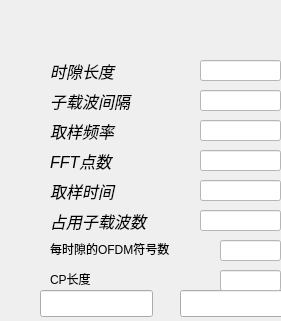
     <widget class="QFrame" name="frame_5">
      <property name="geometry">
       <rect>
        <x>40</x>
        <y>80</y>
        <width>281</width>
        <height>321</height>
       </rect>
      </property>
      <property name="whatsThis">
       <string>&lt;html&gt;&lt;head/&gt;&lt;body&gt;&lt;p&gt;&lt;span style=&quot; font-style:italic;&quot;&gt;dfgfdgd&lt;/span&gt;&lt;/p&gt;&lt;/body&gt;&lt;/html&gt;</string>
      </property>
      <property name="styleSheet">
       <string notr="true"/>
      </property>
      <widget class="QLabel" name="label_31">
       <property name="enabled">
        <bool>true</bool>
       </property>
       <property name="geometry">
        <rect>
         <x>50</x>
         <y>60</y>
         <width>181</width>
         <height>21</height>
        </rect>
       </property>
       <property name="font">
        <font>
         <family>Ubuntu</family>
         <pointsize>12</pointsize>
         <weight>9</weight>
         <italic>true</italic>
         <bold>false</bold>
        </font>
       </property>
       <property name="styleSheet">
        <string notr="true">font: 25 9pt &quot;Ubuntu&quot;;
color: rgb(0, 0, 0);
font: 75 italic 12pt &quot;Ubuntu&quot;;</string>
       </property>
       <property name="text">
        <string>时隙长度</string>
       </property>
      </widget>
      <widget class="QLabel" name="label_41">
       <property name="enabled">
        <bool>true</bool>
       </property>
       <property name="geometry">
        <rect>
         <x>50</x>
         <y>90</y>
         <width>181</width>
         <height>21</height>
        </rect>
       </property>
       <property name="font">
        <font>
         <family>Ubuntu</family>
         <pointsize>12</pointsize>
         <weight>9</weight>
         <italic>true</italic>
         <bold>false</bold>
        </font>
       </property>
       <property name="styleSheet">
        <string notr="true">font: 25 9pt &quot;Ubuntu&quot;;
color: rgb(0, 0, 0);
font: 75 italic 12pt &quot;Ubuntu&quot;;</string>
       </property>
       <property name="text">
        <string>子载波间隔</string>
       </property>
      </widget>
      <widget class="QLabel" name="label_42">
       <property name="enabled">
        <bool>true</bool>
       </property>
       <property name="geometry">
        <rect>
         <x>50</x>
         <y>120</y>
         <width>181</width>
         <height>21</height>
        </rect>
       </property>
       <property name="font">
        <font>
         <family>Ubuntu</family>
         <pointsize>12</pointsize>
         <weight>9</weight>
         <italic>true</italic>
         <bold>false</bold>
        </font>
       </property>
       <property name="styleSheet">
        <string notr="true">font: 25 9pt &quot;Ubuntu&quot;;
color: rgb(0, 0, 0);
font: 75 italic 12pt &quot;Ubuntu&quot;;</string>
       </property>
       <property name="text">
        <string>取样频率</string>
       </property>
      </widget>
      <widget class="QLabel" name="label_43">
       <property name="enabled">
        <bool>true</bool>
       </property>
       <property name="geometry">
        <rect>
         <x>50</x>
         <y>150</y>
         <width>181</width>
         <height>21</height>
        </rect>
       </property>
       <property name="font">
        <font>
         <family>Ubuntu</family>
         <pointsize>12</pointsize>
         <weight>9</weight>
         <italic>true</italic>
         <bold>false</bold>
        </font>
       </property>
       <property name="styleSheet">
        <string notr="true">font: 25 9pt &quot;Ubuntu&quot;;
color: rgb(0, 0, 0);
font: 75 italic 12pt &quot;Ubuntu&quot;;</string>
       </property>
       <property name="text">
        <string>FFT点数</string>
       </property>
      </widget>
      <widget class="QComboBox" name="ofdm_symbol_size">
       <property name="enabled">
        <bool>false</bool>
       </property>
       <property name="geometry">
        <rect>
         <x>200</x>
         <y>150</y>
         <width>81</width>
         <height>21</height>
        </rect>
       </property>
       <property name="styleSheet">
        <string notr="true">background-color: rgb(255, 255, 255);
color: rgb(0, 0, 0);
font: 25 10pt &quot;Ubuntu&quot;;</string>
       </property>
       <item>
        <property name="text">
         <string/>
        </property>
       </item>
       <item>
        <property name="text">
         <string>512</string>
        </property>
       </item>
       <item>
        <property name="text">
         <string>1024</string>
        </property>
       </item>
       <item>
        <property name="text">
         <string>1536</string>
        </property>
       </item>
       <item>
        <property name="text">
         <string>2048</string>
        </property>
       </item>
      </widget>
      <widget class="QLabel" name="label_44">
       <property name="enabled">
        <bool>true</bool>
       </property>
       <property name="geometry">
        <rect>
         <x>50</x>
         <y>180</y>
         <width>181</width>
         <height>21</height>
        </rect>
       </property>
       <property name="font">
        <font>
         <family>Ubuntu</family>
         <pointsize>12</pointsize>
         <weight>9</weight>
         <italic>true</italic>
         <bold>false</bold>
        </font>
       </property>
       <property name="styleSheet">
        <string notr="true">font: 25 9pt &quot;Ubuntu&quot;;
color: rgb(0, 0, 0);
font: 75 italic 12pt &quot;Ubuntu&quot;;</string>
       </property>
       <property name="text">
        <string>取样时间</string>
       </property>
      </widget>
      <widget class="QComboBox" name="sample_time_per_point">
       <property name="enabled">
        <bool>false</bool>
       </property>
       <property name="geometry">
        <rect>
         <x>200</x>
         <y>180</y>
         <width>81</width>
         <height>21</height>
        </rect>
       </property>
       <property name="styleSheet">
        <string notr="true">background-color: rgb(255, 255, 255);
color: rgb(0, 0, 0);
font: 25 10pt &quot;Ubuntu&quot;;</string>
       </property>
       <item>
        <property name="text">
         <string/>
        </property>
       </item>
       <item>
        <property name="text">
         <string>0.13us</string>
        </property>
       </item>
       <item>
        <property name="text">
         <string>0.26us</string>
        </property>
       </item>
       <item>
        <property name="text">
         <string>0.39us</string>
        </property>
       </item>
       <item>
        <property name="text">
         <string>0.52us</string>
        </property>
       </item>
      </widget>
      <widget class="QLabel" name="label_45">
       <property name="enabled">
        <bool>true</bool>
       </property>
       <property name="geometry">
        <rect>
         <x>50</x>
         <y>210</y>
         <width>181</width>
         <height>21</height>
        </rect>
       </property>
       <property name="font">
        <font>
         <family>Ubuntu</family>
         <pointsize>12</pointsize>
         <weight>9</weight>
         <italic>true</italic>
         <bold>false</bold>
        </font>
       </property>
       <property name="styleSheet">
        <string notr="true">font: 25 9pt &quot;Ubuntu&quot;;
color: rgb(0, 0, 0);
font: 75 italic 12pt &quot;Ubuntu&quot;;</string>
       </property>
       <property name="text">
        <string>占用子载波数</string>
       </property>
      </widget>
      <widget class="QComboBox" name="N_RB_UL">
       <property name="enabled">
        <bool>false</bool>
       </property>
       <property name="geometry">
        <rect>
         <x>200</x>
         <y>210</y>
         <width>81</width>
         <height>21</height>
        </rect>
       </property>
       <property name="styleSheet">
        <string notr="true">background-color: rgb(255, 255, 255);
color: rgb(0, 0, 0);
font: 25 10pt &quot;Ubuntu&quot;;</string>
       </property>
       <item>
        <property name="text">
         <string/>
        </property>
       </item>
       <item>
        <property name="text">
         <string>6</string>
        </property>
       </item>
       <item>
        <property name="text">
         <string>13</string>
        </property>
       </item>
       <item>
        <property name="text">
         <string>25</string>
        </property>
       </item>
       <item>
        <property name="text">
         <string>50</string>
        </property>
       </item>
      </widget>
      <widget class="QLabel" name="label_9">
       <property name="geometry">
        <rect>
         <x>50</x>
         <y>240</y>
         <width>221</width>
         <height>17</height>
        </rect>
       </property>
       <property name="styleSheet">
        <string notr="true">font: 25 9pt &quot;Ubuntu&quot;;
color: rgb(0, 0, 0);
font: 75 italic 12pt &quot;Ubuntu&quot;;</string>
       </property>
       <property name="text">
        <string>每时隙的OFDM符号数</string>
       </property>
      </widget>
      <widget class="QLabel" name="label_10">
       <property name="geometry">
        <rect>
         <x>50</x>
         <y>270</y>
         <width>67</width>
         <height>17</height>
        </rect>
       </property>
       <property name="styleSheet">
        <string notr="true">font: 25 9pt &quot;Ubuntu&quot;;
color: rgb(0, 0, 0);
font: 75 italic 12pt &quot;Ubuntu&quot;;</string>
       </property>
       <property name="text">
        <string>CP长度</string>
       </property>
      </widget>
      <widget class="QComboBox" name="length_of_slot">
       <property name="enabled">
        <bool>false</bool>
       </property>
       <property name="geometry">
        <rect>
         <x>200</x>
         <y>60</y>
         <width>81</width>
         <height>21</height>
        </rect>
       </property>
       <property name="styleSheet">
        <string notr="true">background-color: rgb(255, 255, 255);
color: rgb(0, 0, 0);
font: 25 10pt &quot;Ubuntu&quot;;</string>
       </property>
       <item>
        <property name="text">
         <string/>
        </property>
       </item>
       <item>
        <property name="text">
         <string>1</string>
        </property>
       </item>
       <item>
        <property name="text">
         <string>2</string>
        </property>
       </item>
       <item>
        <property name="text">
         <string>3</string>
        </property>
       </item>
       <item>
        <property name="text">
         <string>4</string>
        </property>
       </item>
      </widget>
      <widget class="QComboBox" name="subcarrier_interval">
       <property name="enabled">
        <bool>false</bool>
       </property>
       <property name="geometry">
        <rect>
         <x>200</x>
         <y>90</y>
         <width>81</width>
         <height>21</height>
        </rect>
       </property>
       <property name="styleSheet">
        <string notr="true">background-color: rgb(255, 255, 255);
color: rgb(0, 0, 0);
font: 25 10pt &quot;Ubuntu&quot;;</string>
       </property>
       <item>
        <property name="text">
         <string/>
        </property>
       </item>
       <item>
        <property name="text">
         <string>15kHz</string>
        </property>
       </item>
       <item>
        <property name="text">
         <string>30kHz</string>
        </property>
       </item>
       <item>
        <property name="text">
         <string>45kHz</string>
        </property>
       </item>
       <item>
        <property name="text">
         <string>60kHz</string>
        </property>
       </item>
      </widget>
      <widget class="QComboBox" name="samples_per_tti">
       <property name="enabled">
        <bool>false</bool>
       </property>
       <property name="geometry">
        <rect>
         <x>200</x>
         <y>120</y>
         <width>81</width>
         <height>21</height>
        </rect>
       </property>
       <property name="styleSheet">
        <string notr="true">background-color: rgb(255, 255, 255);
color: rgb(0, 0, 0);
font: 25 10pt &quot;Ubuntu&quot;;</string>
       </property>
       <item>
        <property name="text">
         <string/>
        </property>
       </item>
       <item>
        <property name="text">
         <string>7.68M</string>
        </property>
       </item>
       <item>
        <property name="text">
         <string>15.36M</string>
        </property>
       </item>
       <item>
        <property name="text">
         <string>23.04M</string>
        </property>
       </item>
       <item>
        <property name="text">
         <string>30.72M</string>
        </property>
       </item>
      </widget>
      <widget class="QLineEdit" name="lelocalhost">
       <property name="geometry">
        <rect>
         <x>40</x>
         <y>290</y>
         <width>113</width>
         <height>27</height>
        </rect>
       </property>
      </widget>
      <widget class="QLineEdit" name="le6666">
       <property name="geometry">
        <rect>
         <x>180</x>
         <y>290</y>
         <width>113</width>
         <height>27</height>
        </rect>
       </property>
      </widget>
      <widget class="QComboBox" name="symbols_per_tti">
       <property name="enabled">
        <bool>false</bool>
       </property>
       <property name="geometry">
        <rect>
         <x>220</x>
         <y>240</y>
         <width>61</width>
         <height>21</height>
        </rect>
       </property>
       <property name="styleSheet">
        <string notr="true">background-color: rgb(255, 255, 255);
color: rgb(0, 0, 0);
font: 25 10pt &quot;Ubuntu&quot;;</string>
       </property>
       <item>
        <property name="text">
         <string/>
        </property>
       </item>
       <item>
        <property name="text">
         <string>7</string>
        </property>
       </item>
       <item>
        <property name="text">
         <string>6</string>
        </property>
       </item>
       <item>
        <property name="text">
         <string>3</string>
        </property>
       </item>
       <item>
        <property name="text">
         <string>1</string>
        </property>
       </item>
      </widget>
      <widget class="QComboBox" name="Ncp_UL">
       <property name="enabled">
        <bool>false</bool>
       </property>
       <property name="geometry">
        <rect>
         <x>220</x>
         <y>270</y>
         <width>61</width>
         <height>21</height>
        </rect>
       </property>
       <property name="styleSheet">
        <string notr="true">background-color: rgb(255, 255, 255);
color: rgb(0, 0, 0);
font: 25 10pt &quot;Ubuntu&quot;;</string>
       </property>
       <item>
        <property name="text">
         <string/>
        </property>
       </item>
       <item>
        <property name="text">
         <string>36</string>
        </property>
       </item>
       <item>
        <property name="text">
         <string>40</string>
        </property>
       </item>
       <item>
        <property name="text">
         <string>44</string>
        </property>
       </item>
       <item>
        <property name="text">
         <string>48</string>
        </property>
       </item>
      </widget>
      <widget class="QLineEdit" name="lineEdit_6">
       <property name="geometry">
        <rect>
         <x>200</x>
         <y>90</y>
         <width>81</width>
         <height>21</height>
        </rect>
       </property>
       <property name="styleSheet">
        <string notr="true">background-color: rgb(255, 255, 255);
color: rgb(0, 0, 0);
font: 25 10pt &quot;Ubuntu&quot;;</string>
       </property>
       <property name="text">
        <string/>
       </property>
      </widget>
      <widget class="QLineEdit" name="lineEdit_7">
       <property name="geometry">
        <rect>
         <x>200</x>
         <y>120</y>
         <width>81</width>
         <height>21</height>
        </rect>
       </property>
       <property name="styleSheet">
        <string notr="true">background-color: rgb(255, 255, 255);
color: rgb(0, 0, 0);
font: 25 10pt &quot;Ubuntu&quot;;</string>
       </property>
       <property name="text">
        <string/>
       </property>
      </widget>
      <widget class="QLineEdit" name="lineEdit_8">
       <property name="geometry">
        <rect>
         <x>200</x>
         <y>150</y>
         <width>81</width>
         <height>21</height>
        </rect>
       </property>
       <property name="styleSheet">
        <string notr="true">background-color: rgb(255, 255, 255);
color: rgb(0, 0, 0);
font: 25 10pt &quot;Ubuntu&quot;;</string>
       </property>
       <property name="text">
        <string/>
       </property>
      </widget>
      <widget class="QLineEdit" name="lineEdit_9">
       <property name="geometry">
        <rect>
         <x>200</x>
         <y>180</y>
         <width>81</width>
         <height>21</height>
        </rect>
       </property>
       <property name="styleSheet">
        <string notr="true">background-color: rgb(255, 255, 255);
color: rgb(0, 0, 0);
font: 25 10pt &quot;Ubuntu&quot;;</string>
       </property>
       <property name="text">
        <string/>
       </property>
      </widget>
      <widget class="QLineEdit" name="lineEdit_10">
       <property name="geometry">
        <rect>
         <x>200</x>
         <y>210</y>
         <width>81</width>
         <height>21</height>
        </rect>
       </property>
       <property name="styleSheet">
        <string notr="true">background-color: rgb(255, 255, 255);
color: rgb(0, 0, 0);
font: 25 10pt &quot;Ubuntu&quot;;</string>
       </property>
       <property name="text">
        <string/>
       </property>
      </widget>
      <widget class="QLineEdit" name="lineEdit_11">
       <property name="geometry">
        <rect>
         <x>220</x>
         <y>240</y>
         <width>61</width>
         <height>21</height>
        </rect>
       </property>
       <property name="styleSheet">
        <string notr="true">background-color: rgb(255, 255, 255);
color: rgb(0, 0, 0);
font: 25 10pt &quot;Ubuntu&quot;;</string>
       </property>
       <property name="text">
        <string/>
       </property>
      </widget>
      <widget class="QLineEdit" name="lineEdit_12">
       <property name="geometry">
        <rect>
         <x>220</x>
         <y>270</y>
         <width>61</width>
         <height>21</height>
        </rect>
       </property>
       <property name="styleSheet">
        <string notr="true">background-color: rgb(255, 255, 255);
color: rgb(0, 0, 0);
font: 25 10pt &quot;Ubuntu&quot;;</string>
       </property>
       <property name="text">
        <string/>
       </property>
      </widget>
      <widget class="QLineEdit" name="lineEdit_5">
       <property name="geometry">
        <rect>
         <x>200</x>
         <y>60</y>
         <width>81</width>
         <height>21</height>
        </rect>
       </property>
       <property name="styleSheet">
        <string notr="true">background-color: rgb(255, 255, 255);
color: rgb(0, 0, 0);
font: 25 10pt &quot;Ubuntu&quot;;</string>
       </property>
       <property name="text">
        <string/>
       </property>
      </widget>
     </widget>
